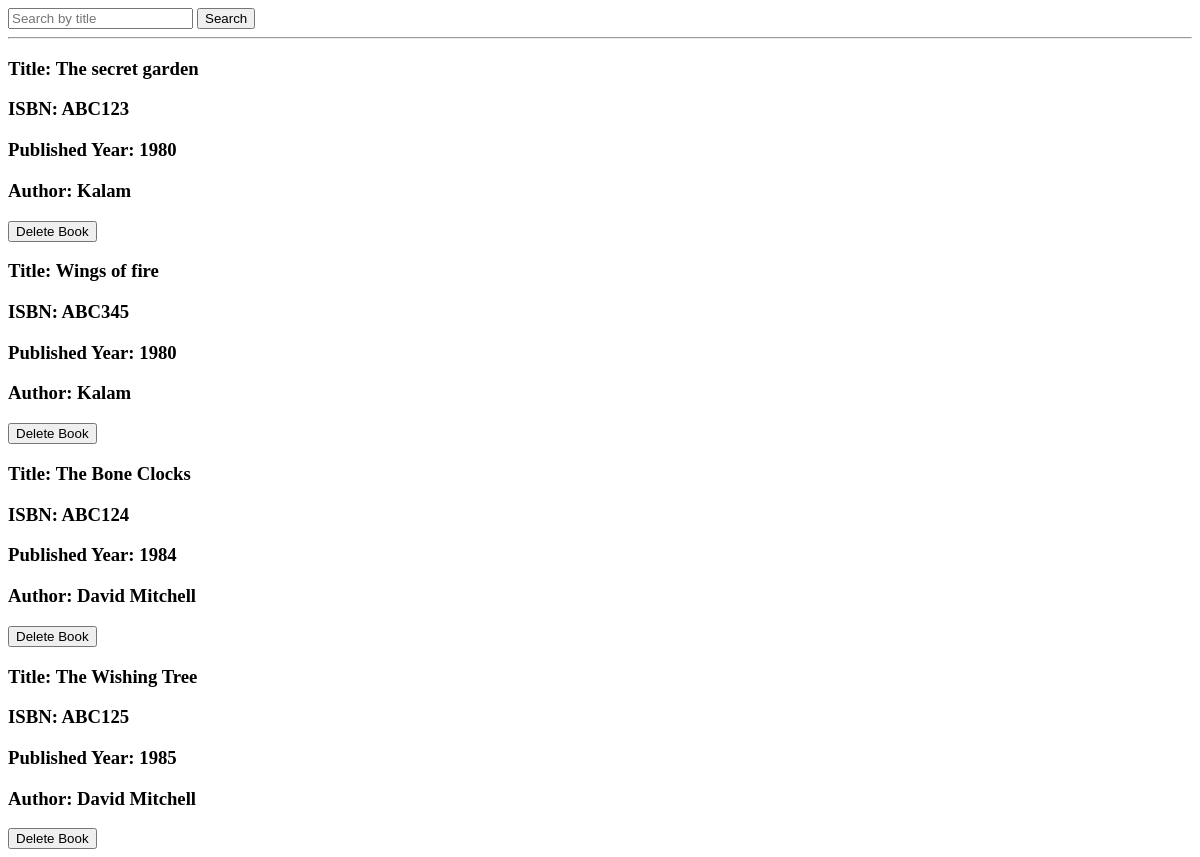
Page /home on the earlier database version.
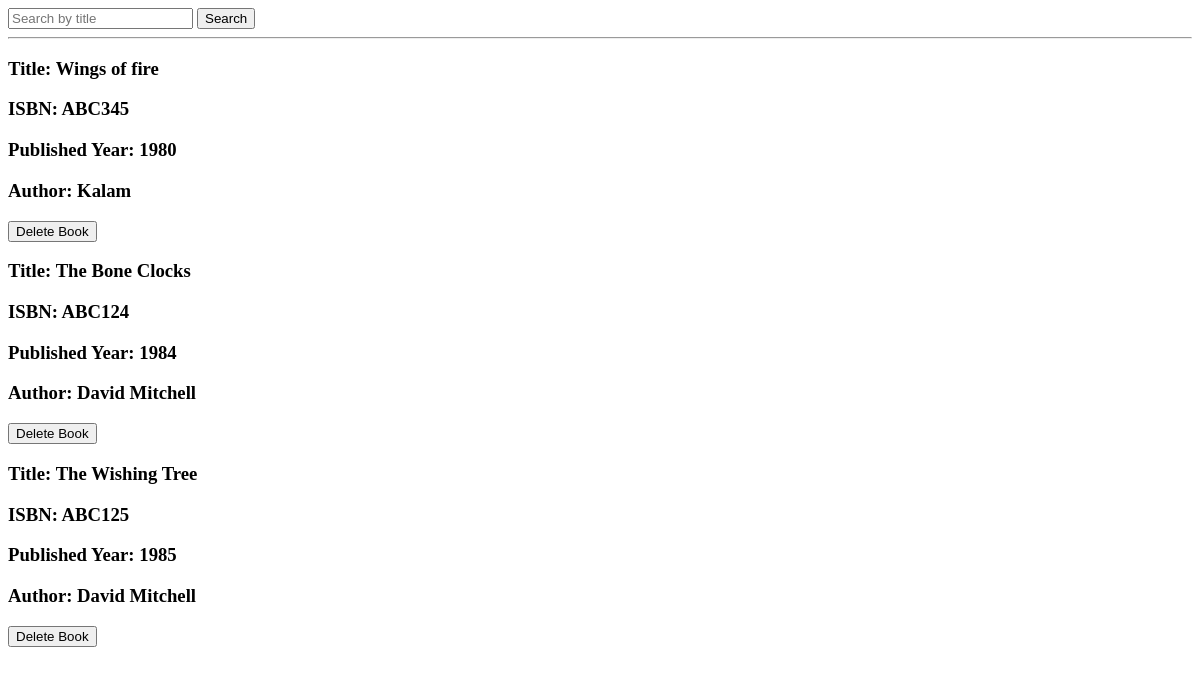
Same page on the later database version.
### data_models.py (models this page shows, shortened)
class Book(db.Model):
    __tablename__ = 'books'
    id = db.Column(db.Integer, primary_key=True, autoincrement=True)
    isbn = db.Column(db.String(100))
    title = db.Column(db.String(100))
    publication_year = db.Column(db.Integer)
    author_id = db.Column(db.Integer, db.ForeignKey('authors.id'))
    author = db.relationship('Author', backref='books')

class Author(db.Model):
    __tablename__ = 'authors'
    id = db.Column(db.Integer, primary_key=True, autoincrement=True)
    name = db.Column(db.String(100))
    birth_date = db.Column(db.String(100))
    date_of_death = db.Column(db.String(100))

### app.py (the view)
@app.route("/home", methods = ['GET'])
def home():
    search_term = request.args.get("q")
    if search_term:
        books = Book.query.filter(Book.title.ilike(f"%{search_term}%")).all()
    else:
         books = Book.query.all()
    return render_template('home.html', books = books)

### templates/home.html (shortened to what this page needs)
<!DOCTYPE html>
<html lang="en">
  <head>
  </head>
  <body>
     <form method="GET" action="/home">
      <input type="text" name="q" placeholder="Search by title">
      <button type="submit">Search</button>
     </form>
     <hr>
     {% for book in books %}
        <div>
          <h3>Title: {{ book.title }}</h3>
            <h3>ISBN: {{ book.isbn }}</h3>
            <h3>Published Year: {{ book.publication_year }}</h3>
            <h3>Author: {{ book.author.name }}</h3>
          <form action="{{ url_for('delete_book', book_id=book.id) }}" method="POST" style="display:inline;">
              <button type="submit" onclick="return confirm('Are you sure you want to delete this book?');">
                  Delete Book
              </button>
          </form>
        </div>
     {% endfor %}
  </body>
</html>

Differences in the rows shown:
removed Book: title "The secret garden", isbn "ABC123", publication_year "1980", author.name "Kalam"
